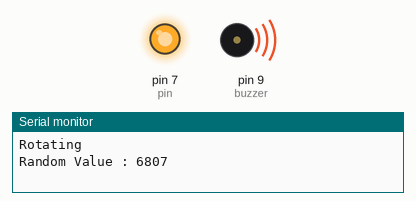
Simulated run of this sketch. Board: Arduino Uno, built with avr-gcc and run on an emulated ATmega328P. Parts: output pins drawn as LEDs (lit = HIGH), buzzer (waves = sounding, pin HIGH), the last lines printed to the serial monitor. Random numbers use the default seed unless the sketch sets one.

Above: at 0.1 s.
At 6.9 s:
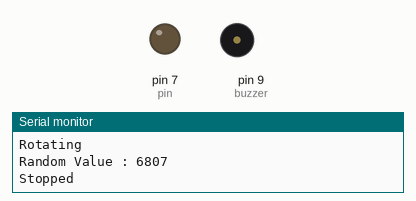
Timing chart, 0 to 8.4 s (numbered marks = the images above):
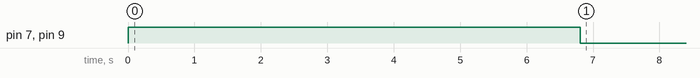

Measured:
- by itself, pin 7 (pin), pin 9 (buzzer): LOW → HIGH at 0.00 s, → LOW 6.8 s later

The sketch:

CasinoGame.ino
```cpp
#define pin 7
#define buzzer 9
int ran =0;
int c = 1;
void setup() {
  pinMode(buzzer, OUTPUT);
  digitalWrite(buzzer, LOW);
  pinMode(pin, OUTPUT);
  Serial.begin(9600);
  // put your setup code here, to run once:
  digitalWrite(pin,LOW);
}


void loop() {

  if(c == 1){


  Serial.println("Rotating");
  digitalWrite(buzzer,HIGH);
  digitalWrite(pin,HIGH);
  ran = random(2000,8000);
    Serial.print("Random Value : ");
  Serial.println(ran);
  delay(ran);
  digitalWrite(pin,LOW);
  Serial.println("Stopped");
  digitalWrite(buzzer,LOW);
  // put your main code here, to run repeatedly:
}
c = 0;
}
```
